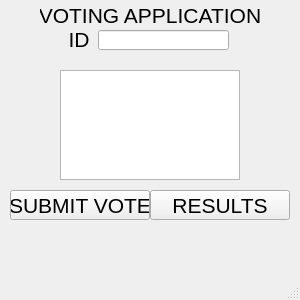
<?xml version="1.0" encoding="UTF-8"?>
<ui version="4.0">
 <class>CandidateVoting</class>
 <widget class="QMainWindow" name="CandidateVoting">
  <property name="geometry">
   <rect>
    <x>0</x>
    <y>0</y>
    <width>300</width>
    <height>300</height>
   </rect>
  </property>
  <property name="minimumSize">
   <size>
    <width>300</width>
    <height>300</height>
   </size>
  </property>
  <property name="maximumSize">
   <size>
    <width>300</width>
    <height>300</height>
   </size>
  </property>
  <property name="windowTitle">
   <string>CandidateVoting</string>
  </property>
  <widget class="QWidget" name="centralwidget">
   <widget class="QLabel" name="Voting_Application_lable">
    <property name="geometry">
     <rect>
      <x>40</x>
      <y>0</y>
      <width>220</width>
      <height>30</height>
     </rect>
    </property>
    <property name="font">
     <font>
      <pointsize>16</pointsize>
     </font>
    </property>
    <property name="text">
     <string>VOTING APPLICATION</string>
    </property>
    <property name="alignment">
     <set>Qt::AlignCenter</set>
    </property>
   </widget>
   <widget class="QLineEdit" name="ID_input">
    <property name="geometry">
     <rect>
      <x>98</x>
      <y>30</y>
      <width>131</width>
      <height>20</height>
     </rect>
    </property>
   </widget>
   <widget class="QLabel" name="ID_lable">
    <property name="geometry">
     <rect>
      <x>59</x>
      <y>24</y>
      <width>40</width>
      <height>30</height>
     </rect>
    </property>
    <property name="font">
     <font>
      <pointsize>16</pointsize>
     </font>
    </property>
    <property name="text">
     <string>ID</string>
    </property>
    <property name="alignment">
     <set>Qt::AlignCenter</set>
    </property>
   </widget>
   <widget class="QLabel" name="Candidates_lable">
    <property name="geometry">
     <rect>
      <x>75</x>
      <y>80</y>
      <width>150</width>
      <height>20</height>
     </rect>
    </property>
    <property name="font">
     <font>
      <pointsize>16</pointsize>
     </font>
    </property>
    <property name="text">
     <string>CANDIDATES</string>
    </property>
    <property name="alignment">
     <set>Qt::AlignCenter</set>
    </property>
   </widget>
   <widget class="QRadioButton" name="radio_button_Jane">
    <property name="geometry">
     <rect>
      <x>115</x>
      <y>105</y>
      <width>70</width>
      <height>20</height>
     </rect>
    </property>
    <property name="font">
     <font>
      <pointsize>14</pointsize>
     </font>
    </property>
    <property name="text">
     <string>Jane</string>
    </property>
    <attribute name="buttonGroup">
     <string notr="true">buttonGroup</string>
    </attribute>
   </widget>
   <widget class="QRadioButton" name="radio_button_John">
    <property name="geometry">
     <rect>
      <x>115</x>
      <y>129</y>
      <width>70</width>
      <height>20</height>
     </rect>
    </property>
    <property name="font">
     <font>
      <pointsize>14</pointsize>
     </font>
    </property>
    <property name="text">
     <string>John</string>
    </property>
    <attribute name="buttonGroup">
     <string notr="true">buttonGroup</string>
    </attribute>
   </widget>
   <widget class="QRadioButton" name="radio_button_Jimmy">
    <property name="geometry">
     <rect>
      <x>115</x>
      <y>153</y>
      <width>80</width>
      <height>20</height>
     </rect>
    </property>
    <property name="font">
     <font>
      <pointsize>14</pointsize>
     </font>
    </property>
    <property name="text">
     <string>Jimmy</string>
    </property>
    <attribute name="buttonGroup">
     <string notr="true">buttonGroup</string>
    </attribute>
   </widget>
   <widget class="QPushButton" name="push_button_submit_vote">
    <property name="geometry">
     <rect>
      <x>10</x>
      <y>190</y>
      <width>140</width>
      <height>30</height>
     </rect>
    </property>
    <property name="font">
     <font>
      <pointsize>16</pointsize>
     </font>
    </property>
    <property name="autoFillBackground">
     <bool>false</bool>
    </property>
    <property name="text">
     <string>SUBMIT VOTE</string>
    </property>
   </widget>
   <widget class="QLabel" name="ID_error_label">
    <property name="geometry">
     <rect>
      <x>70</x>
      <y>55</y>
      <width>160</width>
      <height>20</height>
     </rect>
    </property>
    <property name="font">
     <font>
      <pointsize>11</pointsize>
      <weight>50</weight>
      <italic>false</italic>
      <bold>false</bold>
      <underline>false</underline>
      <strikeout>false</strikeout>
      <kerning>true</kerning>
     </font>
    </property>
    <property name="styleSheet">
     <string notr="true">color: rgb(170, 0, 0);</string>
    </property>
    <property name="text">
     <string/>
    </property>
    <property name="alignment">
     <set>Qt::AlignCenter</set>
    </property>
   </widget>
   <widget class="QLabel" name="ID_already_voted_lable">
    <property name="geometry">
     <rect>
      <x>65</x>
      <y>222</y>
      <width>170</width>
      <height>30</height>
     </rect>
    </property>
    <property name="font">
     <font>
      <pointsize>11</pointsize>
      <weight>50</weight>
      <bold>false</bold>
     </font>
    </property>
    <property name="autoFillBackground">
     <bool>false</bool>
    </property>
    <property name="styleSheet">
     <string notr="true">color: rgb(170, 0, 0);</string>
    </property>
    <property name="text">
     <string/>
    </property>
    <property name="alignment">
     <set>Qt::AlignCenter</set>
    </property>
   </widget>
   <widget class="QPlainTextEdit" name="plain_text_edit_results">
    <property name="geometry">
     <rect>
      <x>60</x>
      <y>70</y>
      <width>180</width>
      <height>110</height>
     </rect>
    </property>
    <property name="readOnly">
     <bool>true</bool>
    </property>
   </widget>
   <widget class="QPushButton" name="push_button_results">
    <property name="geometry">
     <rect>
      <x>150</x>
      <y>190</y>
      <width>140</width>
      <height>30</height>
     </rect>
    </property>
    <property name="font">
     <font>
      <pointsize>16</pointsize>
     </font>
    </property>
    <property name="autoFillBackground">
     <bool>false</bool>
    </property>
    <property name="text">
     <string>RESULTS</string>
    </property>
   </widget>
  </widget>
  <widget class="QMenuBar" name="menubar">
   <property name="geometry">
    <rect>
     <x>0</x>
     <y>0</y>
     <width>300</width>
     <height>18</height>
    </rect>
   </property>
  </widget>
  <widget class="QStatusBar" name="statusbar"/>
 </widget>
 <resources/>
 <connections/>
 <buttongroups>
  <buttongroup name="buttonGroup"/>
 </buttongroups>
</ui>
